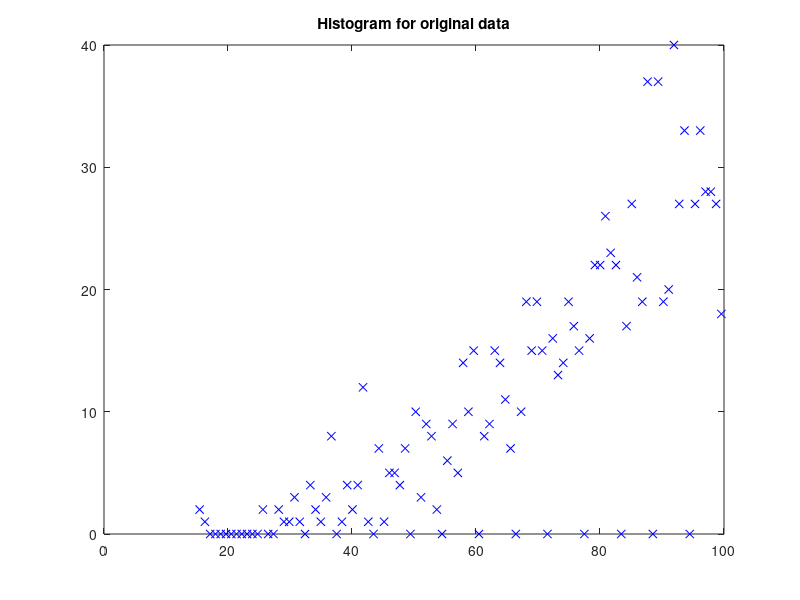
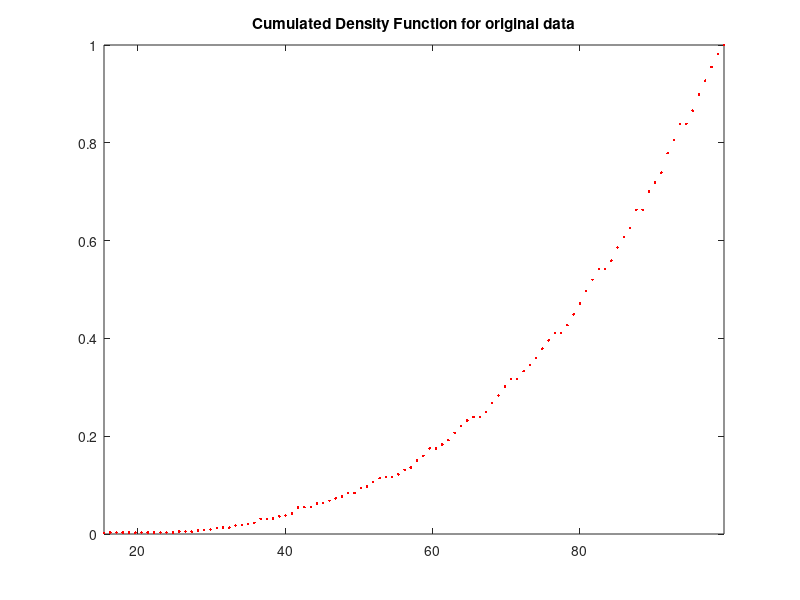
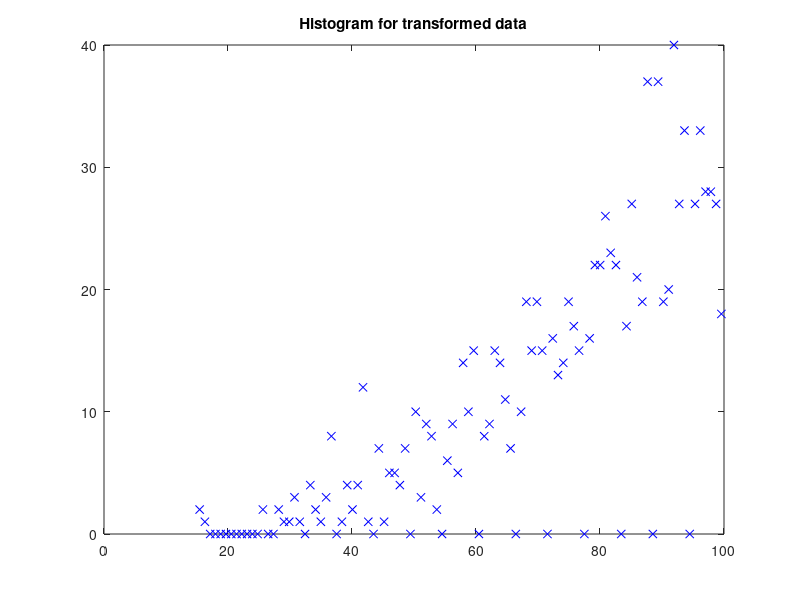
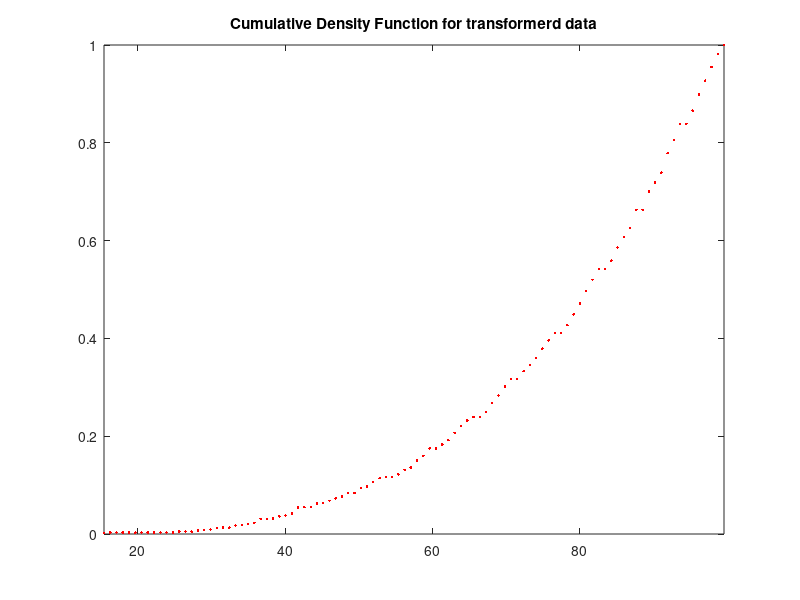

MATLAB code to generate these figures, in order:
%Demo, Histogram Equalization
%HKa Feb. 2015

clc, clear, close all;

randomNumbers = round(99*rand(1000,1).^.3)+1;
[yValues, xValues] = hist(randomNumbers, 100);

figure(1)
plot(xValues, yValues, 'xb');
title('Histogram for original data');
pause;

figure(2)
sumOfYValues = sum(yValues);
cummulativeSum = cumsum(yValues)/sumOfYValues;
plot(xValues, cummulativeSum, '.r');
axis([xValues(1), xValues(end), 0,1]);
title('Cumulated Density Function for original data');

for k = 1:length(randomNumbers)
    y(k) = sum(randomNumbers(k));
end;

[newYValues, newXValues] = hist(y,100);
pause;

figure(3)
plot(newXValues, newYValues, 'xb');
title('Histogram for transformed data');
pause;

figure(4)
newSumOfYValues = sum(newYValues);
newCummulativeSum = cumsum(newYValues)/newSumOfYValues;
plot(newXValues, newCummulativeSum, '.r');
axis([newXValues(1), newXValues(end), 0,1]);
title('Cumulative Density Function for transformerd data');

pause; close all;
